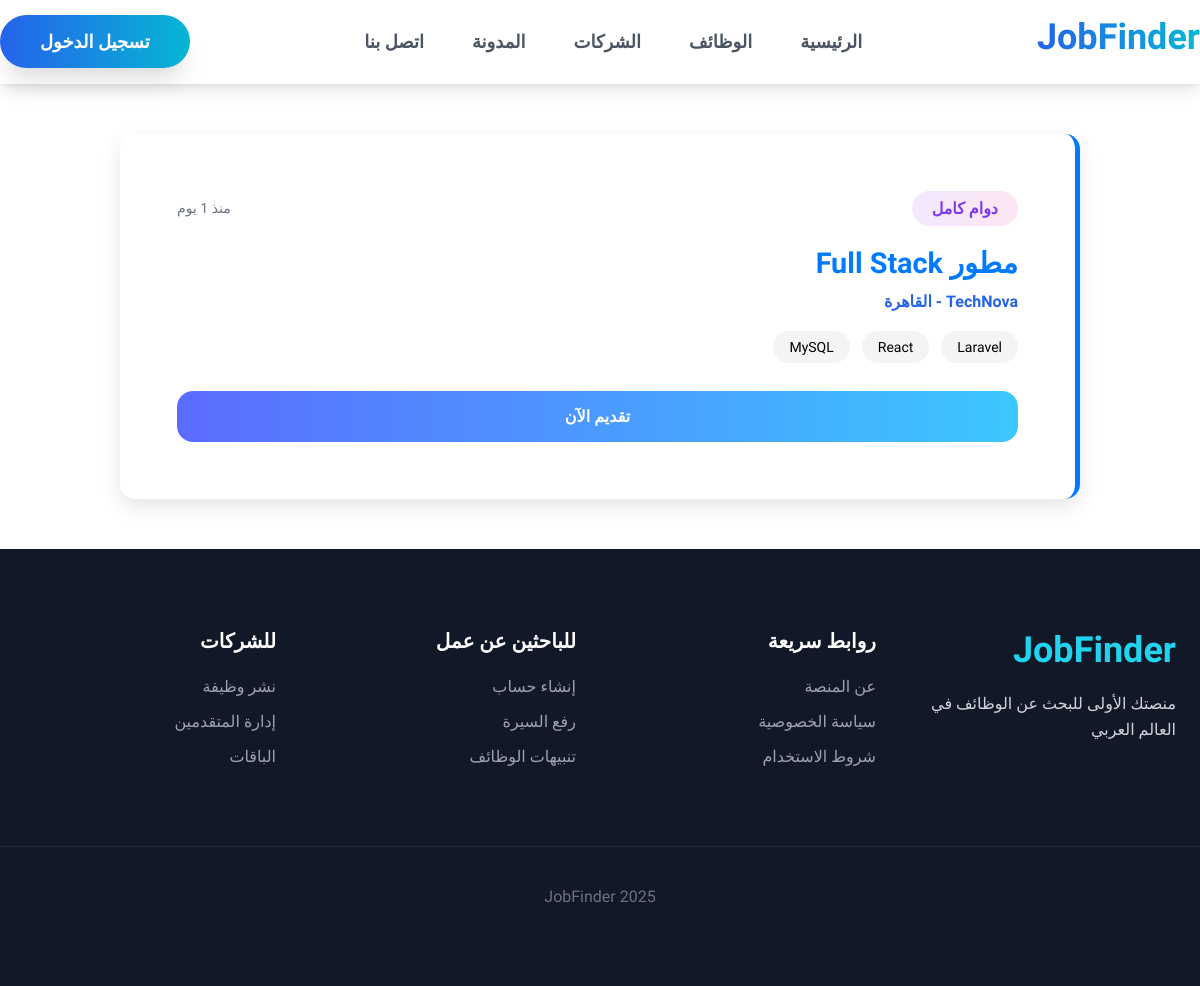
/jobs.php, run on the app's committed database.
### tables this page shows
CREATE TABLE `jobs` (
  `id` int(11) NOT NULL,
  `title` varchar(150) DEFAULT NULL,
  `description` text DEFAULT NULL,
  `company_id` int(11) DEFAULT NULL,
  `location` varchar(100) DEFAULT NULL,
  `job_type` varchar(50) DEFAULT NULL,
  `tags` varchar(255) DEFAULT NULL,
  `created_at` datetime DEFAULT current_timestamp()
);

CREATE TABLE `companies` (
  `id` int(11) NOT NULL,
  `name` varchar(150) DEFAULT NULL,
  `description` text DEFAULT NULL,
  `logo` varchar(255) DEFAULT NULL
);

### config.php (called while the page is built, shortened)
<?php
function timeAgo($datetime)
{
    $seconds = time() - strtotime($datetime);
    $minutes = floor($seconds / 60);
    $hours = floor($minutes / 60);
    $days = floor($hours / 24);
    if ($days < 30) return "منذ {$days} يوم";
    $months = floor($days / 30);
    $years = floor($months / 12);
    return "منذ {$years} سنة";
}

### jobs.php (the view)
<?php $title = "الوظائف";
include "header.php"; ?>
<main class="jobs-container">
  <?php
  $jobs = mysqli_query($conn, "SELECT jobs.*, companies.name AS company_name FROM jobs JOIN companies ON jobs.company_id = companies.id ORDER BY jobs.created_at DESC");
  while ($job = mysqli_fetch_assoc($jobs)) {
  ?>
    <div class="job-card">
      <div class="card-body">
        <div class="card-meta">
          <span class="job-type"><?= $job['job_type'] ?></span>
          <span class="job-time"><?= timeAgo($job['created_at']) ?></span>
        </div>
        <h4 class="job-title"><?= $job['title'] ?></h4>
        <p class="job-company-location"><?= $job['company_name'] ?> - <?= $job['location'] ?></p>
        <div class="job-tags">
          <?php foreach (explode(',', $job['tags']) as $tag) { ?>
            <span class="job-tag"><?= trim($tag) ?></span>
          <?php } ?>
        </div>
        <a href="job.php?id=<?= $job['id'] ?>" class="apply-btn">تقديم الآن</a>
      </div>
    </div>
  <?php } ?>
</main>
<?php include "footer.php"; ?>

### assets/css/style.css (style rules this page uses)
body { font-family: 'Cairo', sans-serif; margin: 0; padding: 0; }
a { text-decoration: none; }
.job-card { width: 100%; background: white; border-radius: 1.5rem; box-shadow: 0 10px 15px -3px rgba(0, 0, 0, 0.1); overflow: hidden; transition: all 0.3s; }
.card-body { padding: 2rem; }
.card-meta { display: flex; justify-content: space-between; align-items: center; margin-bottom: 1.25rem; }
.job-type { background-image: linear-gradient(to right, #f3e8ff, #fce7f3); color: #7c3aed; padding: 0.5rem 1.25rem; border-radius: 9999px; font-weight: 700; }
.job-time { color: #6b7280; font-size: 0.875rem; }
.job-title { font-size: 1.5rem; font-weight: 700; margin-bottom: 0.75rem; }
.job-company-location { color: #2563eb; font-weight: 700; margin-bottom: 1.25rem; }
.job-tags { display: flex; flex-wrap: wrap; gap: 0.75rem; margin-bottom: 1.75rem; }
.job-tag { padding: 0.5rem 1rem; background: #f3f4f6; border-radius: 9999px; font-size: 0.875rem; }
.apply-btn { display: flex; justify-content: center; width: 100%; background-image: linear-gradient(to right, #2563eb, #06b6d4); color: white; padding: 1rem; border-radius: 1rem; font-weight: 700; border: none; cursor: pointer; transition: box-shadow 0.3s; }

### assets/css/login.css (style rules this page uses)
* { box-sizing: border-box; margin: 0; padding: 0; }

### assets/css/blog.css (style rules this page uses)
:root { --color-light-blue: #4dc3ff; --color-dark-blue: #0066cc; --color-dark-text: #1a2c42; --gradient-main: linear-gradient(to right, #4dc3ff, #0066cc); }

### assets/css/jobs.css (style rules this page uses)
.jobs-container { max-width: 1000px; margin: 30px auto; padding: 0 20px; display: grid; gap: 30px; }
.job-card { background-color: white; padding: 25px; border-radius: 10px; box-shadow: 0 4px 8px rgba(0, 0, 0, 0.05); border-right: 5px solid #007bff; }
.job-title { color: #007bff; margin-top: 0; font-size: 1.8em; }

### assets/css/job.css (style rules this page uses)
.job-card, .details-box { background: #fff; margin: 20px auto; padding: 25px; border-radius: 15px; box-shadow: 0 8px 20px rgba(0, 0, 0, 0.1); }
.apply-btn { background: linear-gradient(to right, #5b6cff, #3cc7ff); }

### assets/css/contact.css (style rules this page uses)
:root { --color-light-blue: #4dc3ff; --color-dark-blue: #0066cc; --color-dark-text: #1a2c42; --gradient-main: linear-gradient(to right, var(--color-light-blue), var(--color-dark-blue)); }

### data on the page
jobs: job_type "دوام كامل", created_at "منذ 1 يوم", title "مطور Full Stack", company.name "TechNova", location "القاهرة", tags "Laravel", tags "React", tags "MySQL"
